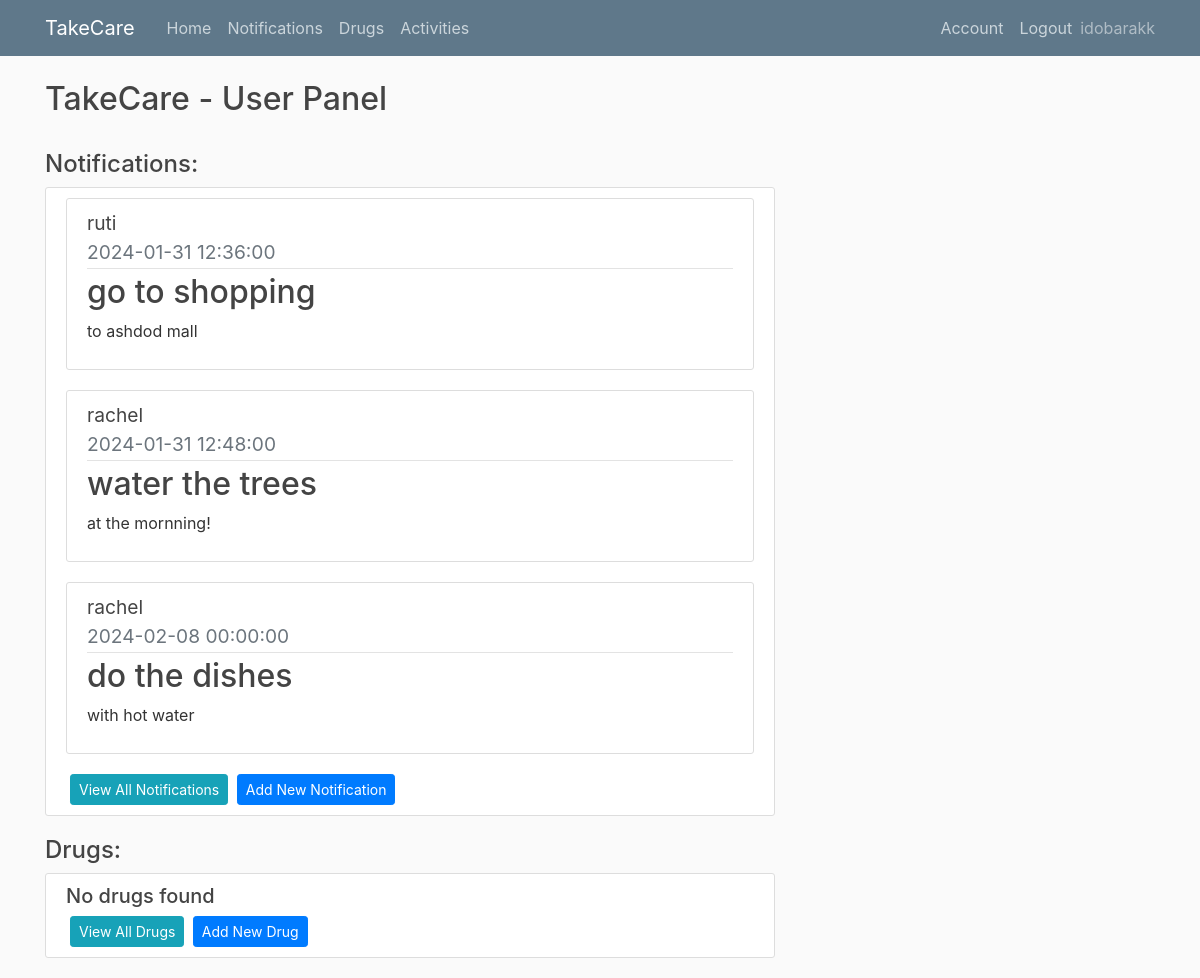
The app's page /home (signed in) with its own data.
### app/models.py (models this page shows, shortened)
class User(db.Model, UserMixin):
    id = db.Column(db.Integer, primary_key=True)
    username = db.Column(db.String(20), unique=True,nullable=False)
    email = db.Column(db.String(100), unique=True,nullable=False)
    image_file = db.Column(db.String(100),nullable=False,default='default.jpg')
    password= db.Column(db.String(60),nullable=False)
    ElderlyUser = db.relationship('Elderlyuser',backref='creator',lazy=True )
    Notifications = db.relationship('Notification',backref='creator',lazy=True )
    Drugs = db.relationship('Drug',backref='creator',lazy=True )

class Elderlyuser(db.Model, UserMixin):
    id = db.Column(db.Integer, primary_key=True)
    username = db.Column(db.String(20), unique=True,nullable=False)
    password= db.Column(db.String(60),nullable=False)
    user_id = db.Column(db.Integer, db.ForeignKey('user.id'), nullable=False)

class Notification(db.Model):
    id = db.Column(db.Integer, primary_key=True)
    title = db.Column(db.String(150),nullable=False)
    content = db.Column(db.Text,nullable=False)
    date = db.Column(db.Date,nullable=False)
    time = db.Column(db.Time,nullable=False)
    user_id = db.Column(db.Integer, db.ForeignKey('user.id'), nullable=False)
    elderly_user_id = db.Column(db.Integer, db.ForeignKey('elderlyuser.id'), nullable=False)

### app/routes.py (the view)
@app.route("/")
@app.route("/home")
@login_required
def home():
    notifications = Notification.query.filter_by(user_id=current_user.id).order_by(Notification.date.asc()).order_by(Notification.time.asc()).limit(3)
    drugs = Drug.query.filter_by(user_id=current_user.id)
    eldelys = Elderlyuser.query.filter_by(user_id=current_user.id)
    eldelys_dict = {i.id: i.username for i in eldelys}
    return render_template("home.html",notifications=notifications ,drugs=drugs,eldelys_dict=eldelys_dict)

### app/models.py (called while the page is built)
@login_manager.user_loader
def load_user(user_id):
    return User.query.get(int(user_id))

### app/templates/home.html (shortened to what this page needs)
{% extends "layout.html" %}
{% block content %}
  <h2> TakeCare - User Panel </h2>
  <br>
  <h4>Notifications:</h4>
  <div class="content-section">
    {% if notifications.count() == 0  %}
        <h5>No notifications found</h5>
    {% else %}
      {% for notification in notifications %}
      <article class="media content-section">
        <div class="media-body">
               <div class="article-title">
                    <big>{{ eldelys_dict[notification.elderly_user_id] }}</big>
                </div>
          <div class="article-metadata">
            <big class="text-muted">{{ notification.date.strftime('%Y-%m-%d') }}    {{ notification.time }} </big>
          </div>
          <h2>{{ notification.title }}</h2>
          <p class="article-content">{{ notification.content }}</p>
        </div>
      </article>
      {% endfor %}
    {% endif %}
    <a class="btn btn-info btn-sm ml-1" href="{{url_for('notification')}}"> View All Notifications</a>
    <a class="btn btn-primary btn-sm ml-1" href="{{url_for('add_notification')}}"> Add New Notification</a>
  </div>
  <h4>Drugs:</h4>
  <div class="content-section">
    {% if drugs.count() == 0  %}
        <h5>No drugs found</h5>
    {% endif %}
    <a class="btn btn-info btn-sm ml-1" href="{{url_for('drugs')}}"> View All Drugs</a>
    <a class="btn btn-primary btn-sm ml-1" href="{{url_for('add_drug')}}"> Add New Drug</a>
  </div>
{% endblock content %}

### app/templates/layout.html (shortened to what this page needs)
<!DOCTYPE html>
<html>
<head>
    <link rel="stylesheet" href="https://maxcdn.bootstrapcdn.com/bootstrap/4.0.0/css/bootstrap.min.css">
    <link rel="stylesheet" type="text/css" href="{{ url_for('static', filename='main.css') }}">
</head>
<body>
    <header class="site-header">
      <nav class="navbar navbar-expand-md navbar-dark bg-steel fixed-top">
        <div class="container">
          <a class="navbar-brand mr-4" href="/">TakeCare</a>
          <div class="collapse navbar-collapse" id="navbarToggle">
            <div class="navbar-nav mr-auto">
              <a class="nav-item nav-link" href="{{url_for('home')}}">Home</a>
              <a class="nav-item nav-link" href="{{url_for('notification')}}">Notifications</a>
              <a class="nav-item nav-link" href="{{url_for('drugs')}}">Drugs</a>
              <a class="nav-item nav-link" href="{{url_for('activities')}}">Activities</a>
            </div>
            {% if not current_user.is_authenticated %}
            <div class="navbar-nav">
              <a class="nav-item nav-link" href="{{url_for('login')}}">Login</a>
              <a class="nav-item nav-link" href="{{url_for('register')}}">Register</a>
            </div>
            {% else %}
            <div class="navbar-nav">
              <a class="nav-item nav-link" href="{{url_for('account')}}">Account</a>
              <a class="nav-item nav-link" href="{{url_for('logout')}}">Logout</a>
              <sapn class="navbar-text">{{current_user.username}}</span>
            </div>
            {% endif %}
          </div>
        </div>
      </nav>
    </header>
    <main role="main" class="container">
      <div class="row">
        <div class="col-md-8">
          {% block content %} {% endblock %}
        </div>
    </main>
</body>
</html>

### app/static/main.css (style rules this page uses)
body { background: #fafafa; color: #333333; margin-top: 5rem; }
h1, h2, h3, h4, h5, h6 { color: #444444; }
.bg-steel { background-color: #5f788a; }
.site-header .navbar-nav .nav-link { color: #cbd5db; }
.content-section { background: #ffffff; padding: 10px 20px; border: 1px solid #dddddd; border-radius: 3px; margin-bottom: 20px; }
.article-title { color: #444444; }
.article-content { white-space: pre-line; }
.article-metadata { padding-bottom: 1px; margin-bottom: 4px; border-bottom: 1px solid #e3e3e3 }

### records on screen
User: username "idobarakk"
Notification: date "2024-01-31", time "12:36:00", title "go to shopping", content "to ashdod mall"
Elderlyuser: username "ruti"
Notification: date "2024-01-31", time "12:48:00", title "water the trees", content "at the mornning!"
Elderlyuser: username "rachel"
Notification: date "2024-02-08", time "00:00:00", title "do the dishes", content "with hot water"
